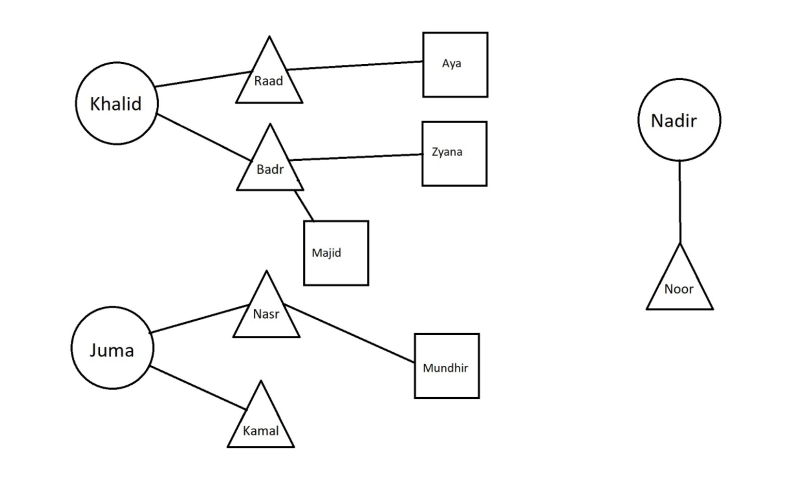
#> input picture shapes.jpg, 1596 x 966 px (shown at 1/2 size)
$ python gen-detection.py   (older library calls are emulated)
#> lines starting #> are read from the running program, lines starting #| are printed output that depends on the picture; after the words box and inside, x2 and y2 are one past the last pixel; in counts of white or black regions, pixels touching at a corner belong together
import numpy as np
import cv2
import imutils

font = cv2.FONT_HERSHEY_COMPLEX

img = cv2.imread('shapes.jpg')
#> img is the input picture: shape (966, 1596, 3); mean B, G, R 249, 249, 249
img_proc = imutils.resize(img, width=300)
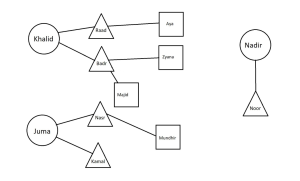
#> img_proc: shape (181, 300, 3); mean B, G, R 249, 249, 249
img_proc = cv2.cvtColor(img, cv2.COLOR_BGR2GRAY)
#> img_proc: shape (966, 1596)
img_proc = cv2.GaussianBlur(img_proc, (5, 5), 0)
ret,thresh = cv2.threshold(img_proc,127,255,1)
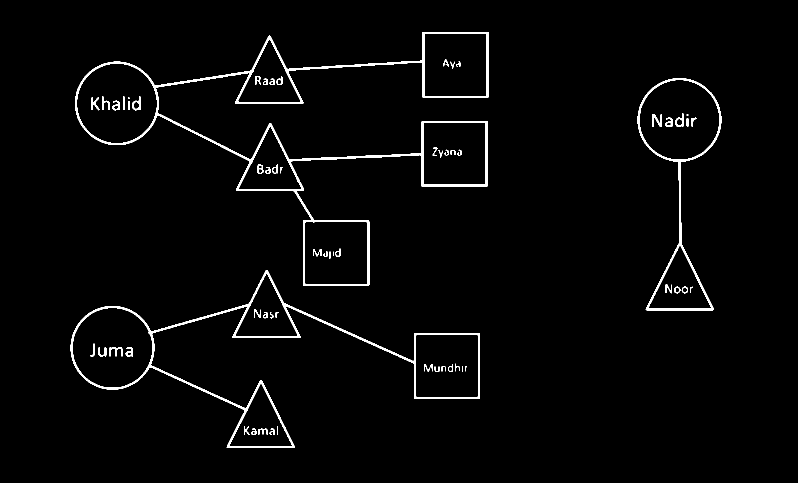
#> thresh: shape (966, 1596) (shown at 1/2 size); 2.3% white; 61 white regions (4 under 20 px)

_, contours, hierarchy = cv2.findContours(thresh,cv2.RETR_TREE,cv2.CHAIN_APPROX_SIMPLE)
#> contours = 91 contours, 12 with area under 20; largest, box (x1, y1, x2, y2) and area: (150, 64, 977, 572) 95367, (141, 540, 960, 896) 60056, (1275, 156, 1443, 621) 31757, (144, 615, 306, 776) 20189, (153, 126, 315, 287) 20142

cv2.drawContours(img, contours, 0, (0), 5)
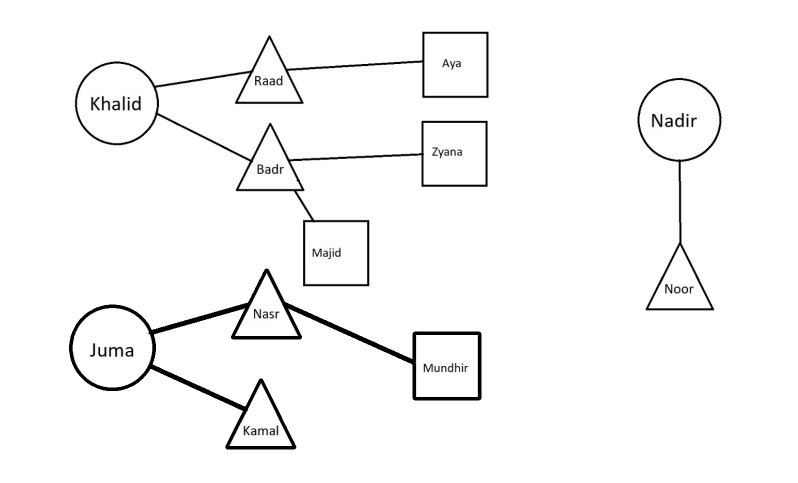
#> img: shape (966, 1596, 3) (shown at 1/2 size); 1.09% of pixels changed, all inside (x1, y1, x2, y2) = (138, 537, 963, 899)

for cnt in contours:
    approx = cv2.approxPolyDP(cnt,0.01*cv2.arcLength(cnt,True),True)

    x = approx.ravel()[0]
    y = approx.ravel()[1]

    if len(approx)==3:
        cv2.drawContours(img,[cnt],0,(0,0,255),-1)
        cv2.putText(img, "Triangle", (x, y), font, 1, (0))
    elif len(approx)==4:
        cv2.drawContours(img,[cnt],0,(0,255,0),-1)
        cv2.putText(img, "square", (x, y), font, 1, (0))
    elif len(approx) > 15:
        cv2.drawContours(img,[cnt],0,(255,100,0),-1)
        cv2.putText(img, "circle", (x, y), font, 1, (0))
#> this loop made 91 passes
#> (x, y) on passes 1, 3, 4, 5, 6, 9, 11, 12, 13, 14, 15, 16: (141, 689), (542, 857), (517, 858), (505, 857), (488, 853), (933, 733), (869, 733), (889, 732), (905, 728), (899, 733), (848, 728), (911, 727)
#> (approx, x, y) on passes 2, 7, 8, 10, 23, 30: ([[522, 766], [584, 891], [460, 892]], 522, 766), ([[555, 852], [554, 852], [554, 869], [555, 868]], 555, 852), ([[833, 669], [956, 671], [954, 794], [831, 792]], 833, 669), ([[924, 733], [924, 742], [925, 742], [925, 733]], 924, 733), ([[533, 546], [595, 671], [471, 672]], 533, 546), ([[1359, 491], [1420, 617], [1296, 615]], 1359, 491)
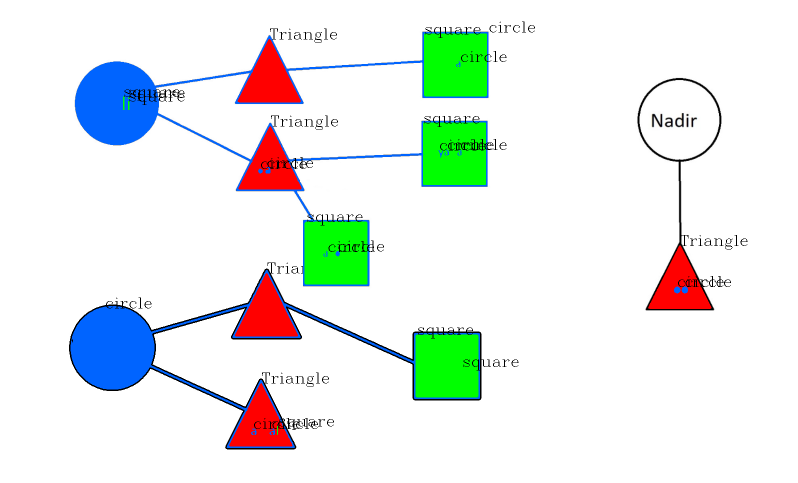
#> img: shape (966, 1596, 3) (shown at 1/2 size); 11.26% of pixels changed, all inside (x1, y1, x2, y2) = (141, 43, 1495, 896)

cv2.imshow('img',img)
cv2.waitKey(0)
cv2.destroyAllWindows()
